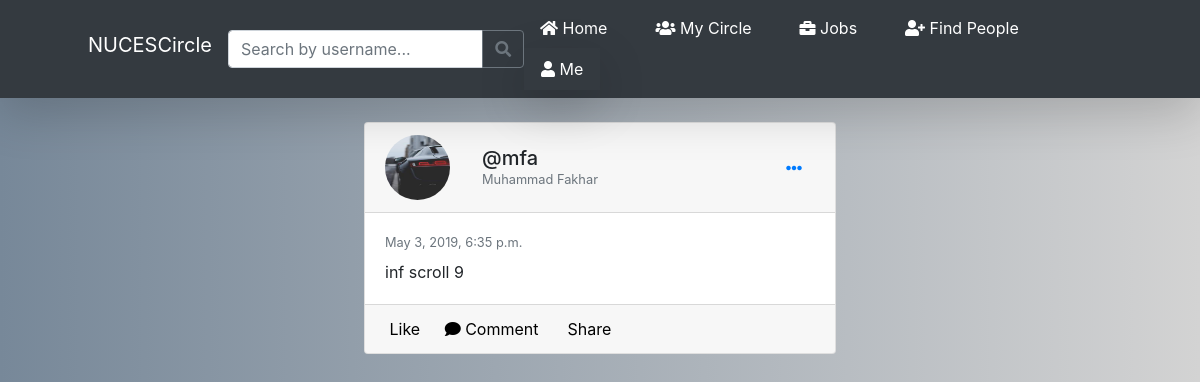
The app's page /post/156/ (signed in), older data.
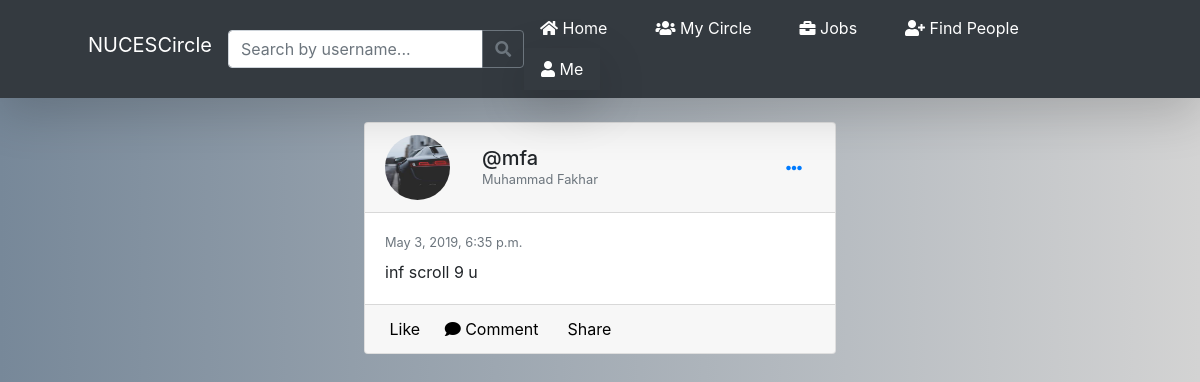
The same page, newer data.
### nucescircle/models.py (models this page shows, shortened)
class Post(models.Model):
    content = models.TextField()
    post_date = models.DateTimeField(default=timezone.now)
    post_user = models.ForeignKey(User, on_delete=models.CASCADE)

### users/models.py (models this page shows, shortened)
class Profile(models.Model):
    user = models.OneToOneField(User, on_delete=models.CASCADE)
    accomplishments = models.CharField(max_length=255, blank=True)
    skills = models.CharField(max_length=255, blank=True)
    experiences = models.CharField(max_length=255, blank=True)
    interests = models.CharField(max_length=255, blank=True)
    grad_date = models.DateTimeField(blank=True, null=True)
    image = models.ImageField(default='default.jpg', upload_to='profile_pics')
    friends = models.ManyToManyField("Profile", blank=True)  # to have a list of all the associated other user models

### nucescircle/views.py (the view)
# urls.py: path('post/<int:pk>/', PostDetailView.as_view(), name='post-detail'),
class PostDetailView(LoginRequiredMixin, DetailView):  # home list view
    model = Post

### nucescircle/templates/nucescircle/post_detail.html (shortened to what this page needs)
{% extends "nucescircle/base.html" %}
{% block content %}
<div class="col-md-6 mx-auto gedf-main mt-4">
    <div class="card gedf-card">
        <div class="card-header">
            <div class="d-flex justify-content-between align-items-center">
                <div class="d-flex justify-content-between align-items-center">
                    <div class="mr-2">
                        <img class="rounded-circle post-img" src="{{ post.post_user.profile.image.url }}" alt="">
                    </div>
                    <div class="ml-2">
                        <div class="h5 m-0">@{{object.post_user.username}}</div>
                        <div class="h7 text-muted">{{object.post_user.first_name}} {{object.post_user.last_name}}</div>
                    </div>
                </div>
                <div>
                    {% if object.post_user == user %}
                    <div class="dropdown">
                        <button class="btn btn-link dropdown-toggle" type="button" id="gedf-drop1" data-toggle="dropdown" aria-haspopup="true" aria-expanded="false">
                            <i class="fas fa-ellipsis-h"></i>
                        </button>
                    </div>
                    {% endif %}
                </div>
            </div>
        </div>
        <div class="card-body">
            <div class="text-muted h7 mb-2"> {{object.post_date}}</div>
            <p class="card-text">
                {{object.content}}
            </p>
        </div>
        <div class="card-footer">
            <a href="#" class="card-link"> Like</a>
            <a href="#" class="card-link"><i class="fas fa-comment"></i> Comment</a>
            <a href="#" class="card-link"> Share</a>
        </div>
    </div>
</div>
{% endblock content %}

Row changes from the older to the newer data that the page shows:
changed Post "mfa": content "inf scroll 9" → "inf scroll 9 u"
